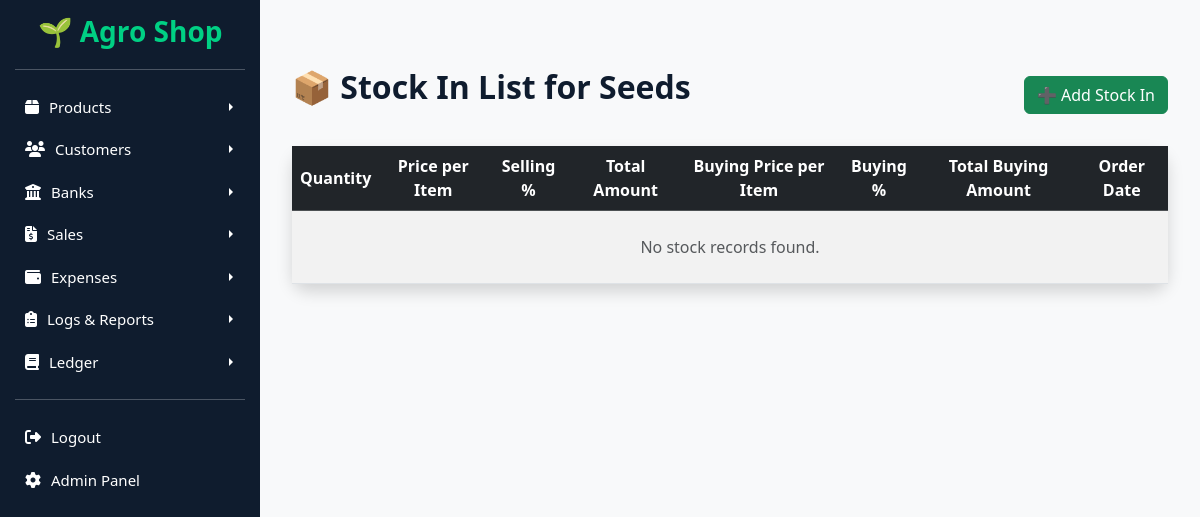
Before: /products/stock-in/4/ with the older database file.
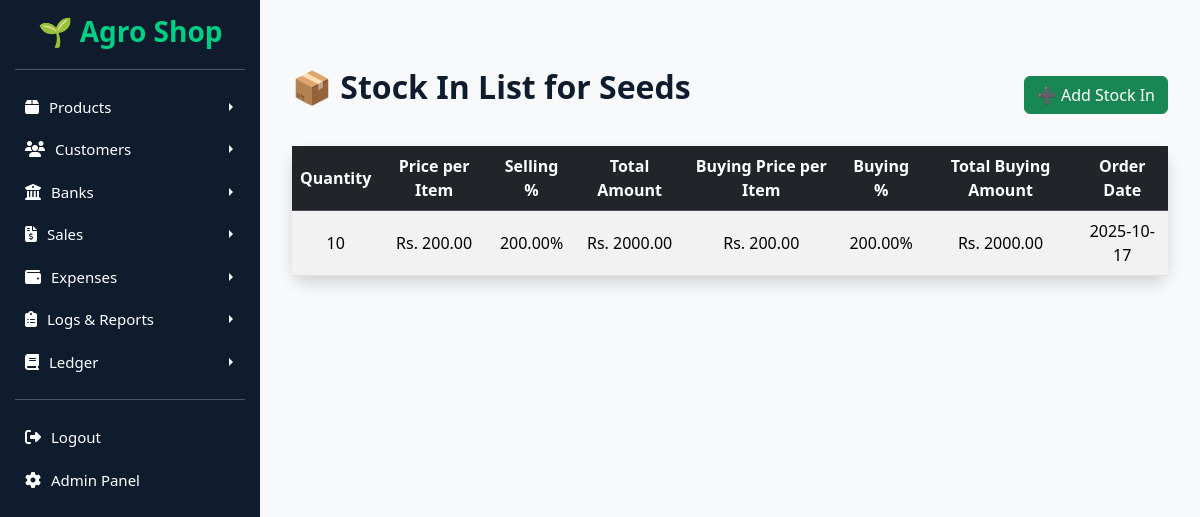
After: the same page with the newer database file.
### products/models.py (models this page shows, shortened)
class StockIn(models.Model):
    product = models.ForeignKey(Product, on_delete=models.CASCADE, related_name="stockins")
    quantity = models.PositiveIntegerField()
    price_per_item = models.DecimalField(max_digits=10, decimal_places=2)
    selling_percentage = models.DecimalField(
        max_digits=5,
        decimal_places=2,
        help_text="Selling % margin"
    )
    buying_price_per_item = models.DecimalField(max_digits=10, decimal_places=2)
    buying_percentage = models.DecimalField(
        max_digits=5,
        decimal_places=2,
        help_text="Buying % margin"
    )
    order_date = models.DateField(default=timezone.now)
    @property
    def total_amount(self):
        return self.quantity * self.price_per_item
    @property
    def total_buying_amount(self):
        return self.quantity * self.buying_price_per_item

### products/views.py (the view)
# urls.py: path("stock-in/<int:product_id>/", views.stock_in_list, name="stock_in_list"),
def stock_in_list(request, product_id):
    product = get_object_or_404(Product, id=product_id)
    stockins = StockIn.objects.filter(product=product).order_by("-order_date")
    return render(
        request,
        "products/stock_in_list.html",
        {"product": product, "stockins": stockins},
    )

### templates/products/stock_in_list.html (shortened to what this page needs)
{% extends "base.html" %}
{% block content %}
<div class="container my-5">
  <div class="d-flex justify-content-between align-items-center mb-4 flex-wrap">
    <h2 class="fw-bold text-dark-navy mb-3">📦 Stock In List for {{ product.name }}</h2>
    <a href="{% url 'products:add_stock_in' product.id %}" class="btn btn-success">
      ➕ Add Stock In
    </a>
  </div>
  <div class="card shadow border-0 rounded-4">
    <div class="card-body p-0">
      <div class="table-responsive">
        <table class="table table-striped table-hover align-middle mb-0">
          <thead class="table-dark text-center">
            <tr>
              <th>Quantity</th>
              <th>Price per Item</th>
              <th>Selling %</th>
              <th>Total Amount</th>
              <th>Buying Price per Item</th>
              <th>Buying %</th>
              <th>Total Buying Amount</th>
              <th>Order Date</th>
            </tr>
          </thead>
          <tbody>
            {% for stock in stockins %}
            <tr>
              <td data-label="Quantity">{{ stock.quantity }}</td>
              <td data-label="Price per Item">Rs. {{ stock.price_per_item|floatformat:2 }}</td>
              <td data-label="Selling %">{{ stock.selling_percentage }}%</td>
              <td data-label="Total Amount">Rs. {{ stock.total_amount|floatformat:2 }}</td>
              <td data-label="Buying Price per Item">Rs. {{ stock.buying_price_per_item|floatformat:2 }}</td>
              <td data-label="Buying %">{{ stock.buying_percentage }}%</td>
              <td data-label="Total Buying Amount">Rs. {{ stock.total_buying_amount|floatformat:2 }}</td>
              <td data-label="Order Date">{{ stock.order_date|date:"Y-m-d" }}</td>
            </tr>
            {% empty %}
            <tr>
              <td colspan="8" class="text-center py-4 text-muted">No stock records found.</td>
            </tr>
            {% endfor %}
          </tbody>
        </table>
      </div>
    </div>
  </div>
</div>
{% endblock %}

Changed rows visible on the page:
added StockIn: quantity "10", price_per_item "200.00", selling_percentage "200.00", total_amount "2000.00", buying_price_per_item "200.00", buying_percentage "200.00", total_buying_amount "2000.00", order_date "2025-10-17"
Other visible differences:
text no longer shown: "No stock records found."
